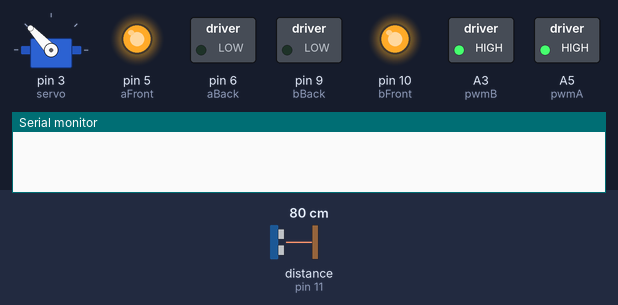
The sketch below on a simulated Arduino Uno, built with avr-gcc and run on an emulated ATmega328P. Shown: servo, switched loads named in the sketch (green lamp = pin HIGH), output pins drawn as LEDs (lit = HIGH), the last lines printed to the serial monitor. Wiring (inferred from the names in the program): ultrasonic range finder: trigger pin 12; echo pin 11. Dashed ring = blinking. The test bench sets the inputs (shaded band); at power-on: distance to the obstacle (sensor on pin 11) 80 cm. The echo pulse lasts 58.3 µs per cm; pins used as bus, display or sensor lines are not drawn.

Above: at 1.2 s.
1.3 s: distance to the obstacle (sensor on pin 11) set to 29 cm
2.8 s: distance to the obstacle (sensor on pin 11) set to 24 cm
At 4.02 s:
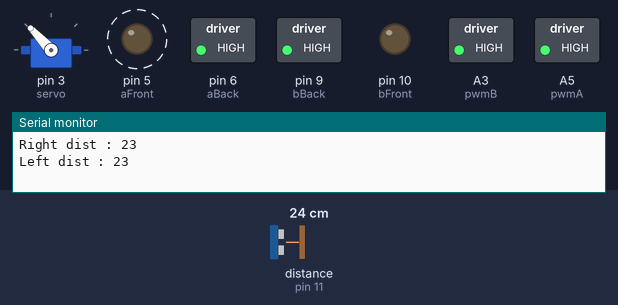
5.8 s: distance to the obstacle (sensor on pin 11) set to 35 cm
At 7.2 s:
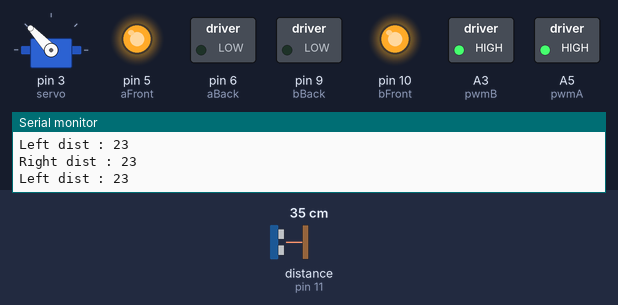
7.5 s: distance to the obstacle (sensor on pin 11) set to 2 cm
At 8.13 s:
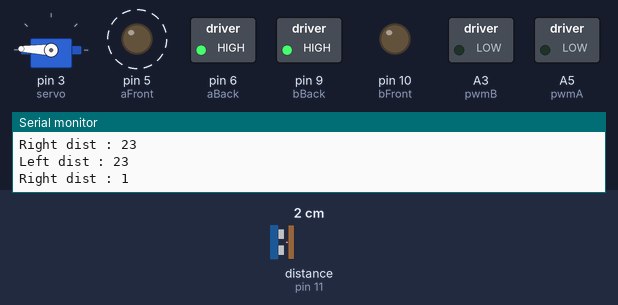
Timing chart, 0 to 11.5 s (numbered marks = the images above; inputs shaded):
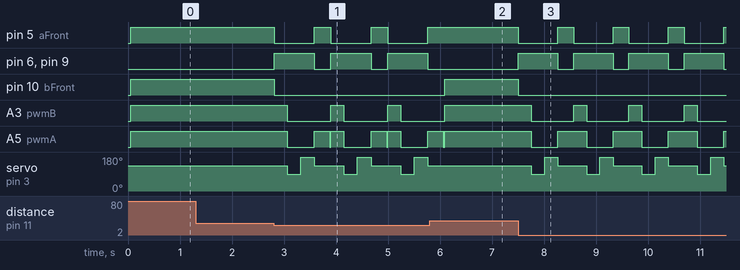

Measured:
- the behaviour switches between 27 and 26 cm on distance to the obstacle (sensor on pin 11) (found by bisection; images 0 and 1)
- after the input at 1.3 s, every drawn part: stays the same
- after the input at 2.8 s, pin 5 (aFront): alternates HIGH for 0.32 s and LOW for 0.77 s, starting at once; pin 6 (aBack): alternates HIGH for 0.77 s and LOW for 0.32 s, starting at once
- after the input at 5.8 s, pin 5 (aFront): stays HIGH (without the input it goes to LOW after 0.28 s); pin 6 (aBack): stays LOW (without the input it goes to HIGH after 0.28 s)
- after the input at 7.5 s, pin 5 (aFront): alternates HIGH for 0.31 s and LOW for 0.76 s, starting at once; pin 6 (aBack): alternates HIGH for 0.76 s and LOW for 0.31 s, starting at once

The sketch:

Floricica.ino
```cpp
#include <IRremote.h>
#include <Servo.h>

#define pwmA A5
#define pwmB A3
#define bFront 10
#define bBack 9
#define aBack 6
#define aFront 5
#define RECV_PIN A0
#define servoPin 3
#define trigPin  12
#define echoPin 11
#define MAX_DISTANCE 200 // Maximum distance we want to ping for (in centimeters). Maximum sensor distance is rated at 400-500cm.


Servo servo;
IRrecv irrecv(RECV_PIN);
decode_results results;

int lastDir = -1;

unsigned int distance;
bool mode = 1; //0 for manual, 1 for automatic
unsigned int leftDist, rightDist;
unsigned int deg;

void stop() {
  analogWrite(pwmA, 0);
  analogWrite(pwmB, 0);
  return;
}


int ping() {
  long duration, distance; // start the scan
  digitalWrite(trigPin, LOW);
  delayMicroseconds(2); // delays are required for a succesful sensor operation.
  digitalWrite(trigPin, HIGH);

  delayMicroseconds(10); //this delay is required as well!
  digitalWrite(trigPin, LOW);
  duration = pulseIn(echoPin, HIGH);
  distance = (duration / 2) / 29.1; // convert the distance to centimeters.
  return distance;
}


int precisePing(int count) {
  int suma = 0;
  for (int i = 0; i < count; i++)
    suma += ping();
  suma /= count;
  return suma;
}

void move(int lastDir) {
  /* move the motors depending on direction
            0
            ^
            |
      3 <------> 1
            |
            v
            2
  */
  switch (lastDir) {
    case 0: //forward
      analogWrite(pwmA, 255);
      analogWrite(pwmB, 255);
      digitalWrite(aFront, HIGH);
      digitalWrite(aBack, LOW);
      digitalWrite(bFront, HIGH);
      digitalWrite(bBack, LOW);
      break;
    case 2: //back
      analogWrite(pwmA, 200);
      analogWrite(pwmB, 200);
      digitalWrite(aFront, LOW);
      digitalWrite(aBack, HIGH);
      digitalWrite(bFront, LOW);
      digitalWrite(bBack, HIGH);
      break;
    case 1: //left
      analogWrite(pwmA, 200);
      analogWrite(pwmB, 0);
      digitalWrite(aFront, HIGH);
      digitalWrite(aBack, LOW);
      digitalWrite(bFront, LOW);
      digitalWrite(bBack, LOW);
      break;
    case 3: //right
      analogWrite(pwmA, 0);
      analogWrite(pwmB, 200);
      digitalWrite(aFront, LOW);
      digitalWrite(aBack, LOW);
      digitalWrite(bFront, HIGH);
      digitalWrite(bBack, LOW);
      break;
  }
  return;
}
void setup()
{
  Serial.begin(9600);
  irrecv.enableIRIn();
  pinMode(trigPin, OUTPUT);
  pinMode(echoPin, INPUT);
  pinMode(pwmA, OUTPUT);
  pinMode(pwmB, OUTPUT);
  pinMode(aFront, OUTPUT);
  pinMode(aBack, OUTPUT);
  pinMode(bFront, OUTPUT);
  pinMode(bBack, OUTPUT);
  servo.attach(3);
  servo.write(133);
}

void loop() {
  //MANUAL MODE
  if (mode == 0) {
    while (irrecv.decode(&results)) {
      Serial.println(results.value);
      switch (results.value) {
        case 16730295: //forward
          move(0);
          lastDir = 0;
          break;
        case 16742535: //back
          move(2);
          lastDir = 2;
          break;
        case 16712445: //left
          move(3);
          lastDir = 3;
          break;
        case 16720095: //right
          move(1);
          lastDir = 1;
          break;
        case 4294967295: //default value when pressing
          move(lastDir);
          break;
      }
      irrecv.resume();
      delay(100);
    }
    stop();

  }
  //AUTOMATIC MODE
  else {
    //Serial.println(precisePing(10));
    if (precisePing(10) > 25) {
      move(0);
    }
    else {
      stop();
      move(2);
      delay(250);
      stop();
      servo.write(88);
      rightDist = precisePing(5);
      delay(250);
      Serial.print("Right dist : ");
      Serial.println(rightDist);
      servo.write(178);
      leftDist = precisePing(5);
      delay(250);
      Serial.print("Left dist : ");
      Serial.println(leftDist);
      servo.write(133);
      if (leftDist > rightDist) {
        move(3);
        delay(300);
        stop();
      }
      else {
        move(1);
        delay(300);
        stop();
      }
    }
  }
}
```
